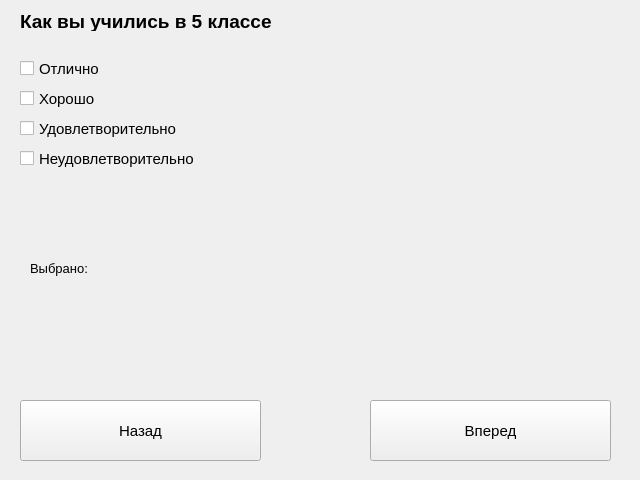
<?xml version="1.0" encoding="UTF-8"?>
<ui version="4.0">
 <class>Form</class>
 <widget class="QWidget" name="Form">
  <property name="geometry">
   <rect>
    <x>0</x>
    <y>0</y>
    <width>640</width>
    <height>480</height>
   </rect>
  </property>
  <property name="windowTitle">
   <string>Юность</string>
  </property>
  <widget class="QCheckBox" name="checkBox_0">
   <property name="geometry">
    <rect>
     <x>20</x>
     <y>60</y>
     <width>241</width>
     <height>17</height>
    </rect>
   </property>
   <property name="font">
    <font>
     <pointsize>11</pointsize>
    </font>
   </property>
   <property name="text">
    <string>Отлично</string>
   </property>
  </widget>
  <widget class="QCheckBox" name="checkBox_1">
   <property name="geometry">
    <rect>
     <x>20</x>
     <y>90</y>
     <width>241</width>
     <height>17</height>
    </rect>
   </property>
   <property name="font">
    <font>
     <pointsize>11</pointsize>
    </font>
   </property>
   <property name="text">
    <string>Хорошо</string>
   </property>
  </widget>
  <widget class="QCheckBox" name="checkBox_2">
   <property name="geometry">
    <rect>
     <x>20</x>
     <y>120</y>
     <width>241</width>
     <height>17</height>
    </rect>
   </property>
   <property name="font">
    <font>
     <pointsize>11</pointsize>
    </font>
   </property>
   <property name="text">
    <string>Удовлетворительно</string>
   </property>
  </widget>
  <widget class="QCheckBox" name="checkBox_3">
   <property name="geometry">
    <rect>
     <x>20</x>
     <y>150</y>
     <width>241</width>
     <height>17</height>
    </rect>
   </property>
   <property name="font">
    <font>
     <pointsize>11</pointsize>
    </font>
   </property>
   <property name="text">
    <string>Неудовлетворительно</string>
   </property>
  </widget>
  <widget class="QLabel" name="labelImg">
   <property name="geometry">
    <rect>
     <x>300</x>
     <y>60</y>
     <width>271</width>
     <height>151</height>
    </rect>
   </property>
   <property name="text">
    <string/>
   </property>
  </widget>
  <widget class="QLabel" name="label_2">
   <property name="geometry">
    <rect>
     <x>30</x>
     <y>260</y>
     <width>61</width>
     <height>16</height>
    </rect>
   </property>
   <property name="font">
    <font>
     <pointsize>10</pointsize>
    </font>
   </property>
   <property name="text">
    <string>Выбрано:</string>
   </property>
  </widget>
  <widget class="QPushButton" name="btnPrev">
   <property name="geometry">
    <rect>
     <x>20</x>
     <y>400</y>
     <width>241</width>
     <height>61</height>
    </rect>
   </property>
   <property name="font">
    <font>
     <pointsize>11</pointsize>
    </font>
   </property>
   <property name="text">
    <string>Назад</string>
   </property>
  </widget>
  <widget class="QPushButton" name="btnNext">
   <property name="geometry">
    <rect>
     <x>370</x>
     <y>400</y>
     <width>241</width>
     <height>61</height>
    </rect>
   </property>
   <property name="font">
    <font>
     <pointsize>11</pointsize>
    </font>
   </property>
   <property name="text">
    <string>Вперед</string>
   </property>
  </widget>
  <widget class="QLabel" name="label">
   <property name="geometry">
    <rect>
     <x>20</x>
     <y>10</y>
     <width>431</width>
     <height>21</height>
    </rect>
   </property>
   <property name="text">
    <string>&lt;html&gt;&lt;head/&gt;&lt;body&gt;&lt;p&gt;&lt;span style=&quot; font-size:14pt; font-weight:600;&quot;&gt;Как вы учились в 5 классе&lt;/span&gt;&lt;/p&gt;&lt;/body&gt;&lt;/html&gt;</string>
   </property>
  </widget>
  <widget class="QLabel" name="label_3">
   <property name="geometry">
    <rect>
     <x>90</x>
     <y>260</y>
     <width>541</width>
     <height>16</height>
    </rect>
   </property>
   <property name="font">
    <font>
     <pointsize>10</pointsize>
    </font>
   </property>
   <property name="text">
    <string/>
   </property>
  </widget>
 </widget>
 <resources/>
 <connections/>
</ui>
